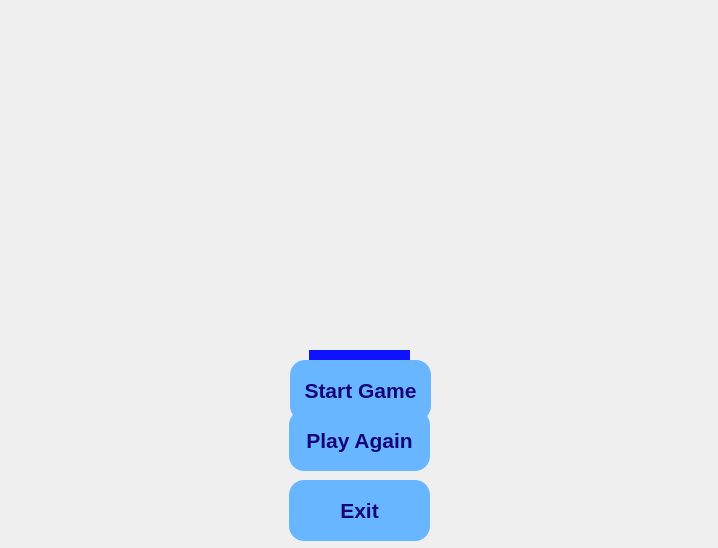
<?xml version="1.0" encoding="UTF-8"?>
<ui version="4.0">
 <class>MainWindow</class>
 <widget class="QMainWindow" name="MainWindow">
  <property name="geometry">
   <rect>
    <x>0</x>
    <y>0</y>
    <width>718</width>
    <height>548</height>
   </rect>
  </property>
  <property name="windowTitle">
   <string>MainWindow</string>
  </property>
  <widget class="QWidget" name="centralWidget">
   <widget class="QLabel" name="you_lose_label_">
    <property name="geometry">
     <rect>
      <x>309</x>
      <y>350</y>
      <width>101</width>
      <height>51</height>
     </rect>
    </property>
    <property name="font">
     <font>
      <pointsize>16</pointsize>
      <weight>75</weight>
      <bold>true</bold>
     </font>
    </property>
    <property name="styleSheet">
     <string notr="true">background-color: rgb(170, 170, 127);
</string>
    </property>
    <property name="text">
     <string>&lt;html&gt;&lt;head/&gt;&lt;body&gt;&lt;p align=&quot;center&quot;&gt;You Lose&lt;/p&gt;&lt;/body&gt;&lt;/html&gt;</string>
    </property>
   </widget>
   <widget class="QPushButton" name="play_again_button_">
    <property name="geometry">
     <rect>
      <x>289</x>
      <y>410</y>
      <width>141</width>
      <height>61</height>
     </rect>
    </property>
    <property name="font">
     <font>
      <pointsize>16</pointsize>
      <weight>75</weight>
      <bold>true</bold>
     </font>
    </property>
    <property name="cursor">
     <cursorShape>PointingHandCursor</cursorShape>
    </property>
    <property name="styleSheet">
     <string notr="true">color:#160579;
background-color: rgb(103, 182, 255);
border-radius: 15px;
</string>
    </property>
    <property name="text">
     <string>Play Again</string>
    </property>
   </widget>
   <widget class="QPushButton" name="exit_button_">
    <property name="geometry">
     <rect>
      <x>289</x>
      <y>480</y>
      <width>141</width>
      <height>61</height>
     </rect>
    </property>
    <property name="font">
     <font>
      <pointsize>16</pointsize>
      <weight>75</weight>
      <bold>true</bold>
     </font>
    </property>
    <property name="cursor">
     <cursorShape>PointingHandCursor</cursorShape>
    </property>
    <property name="styleSheet">
     <string notr="true">color:#160579;
background-color: rgb(103, 182, 255);
border-radius: 15px;
</string>
    </property>
    <property name="text">
     <string>Exit</string>
    </property>
   </widget>
   <widget class="QLabel" name="you_won_label_">
    <property name="geometry">
     <rect>
      <x>309</x>
      <y>350</y>
      <width>101</width>
      <height>51</height>
     </rect>
    </property>
    <property name="font">
     <font>
      <pointsize>16</pointsize>
      <weight>75</weight>
      <bold>true</bold>
     </font>
    </property>
    <property name="styleSheet">
     <string notr="true">background-color: rgb(14, 18, 255);
color: rgb(61, 212, 5);
</string>
    </property>
    <property name="text">
     <string>&lt;html&gt;&lt;head/&gt;&lt;body&gt;&lt;p align=&quot;center&quot;&gt;You Win&lt;/p&gt;&lt;/body&gt;&lt;/html&gt;</string>
    </property>
   </widget>
   <widget class="QPushButton" name="start_game_button_">
    <property name="geometry">
     <rect>
      <x>290</x>
      <y>360</y>
      <width>141</width>
      <height>61</height>
     </rect>
    </property>
    <property name="font">
     <font>
      <pointsize>16</pointsize>
      <weight>75</weight>
      <bold>true</bold>
     </font>
    </property>
    <property name="cursor">
     <cursorShape>PointingHandCursor</cursorShape>
    </property>
    <property name="styleSheet">
     <string notr="true">color:#160579;
background-color: rgb(103, 182, 255);
border-radius: 15px;
</string>
    </property>
    <property name="text">
     <string>Start Game</string>
    </property>
   </widget>
  </widget>
 </widget>
 <layoutdefault spacing="6" margin="11"/>
 <resources/>
 <connections/>
</ui>
